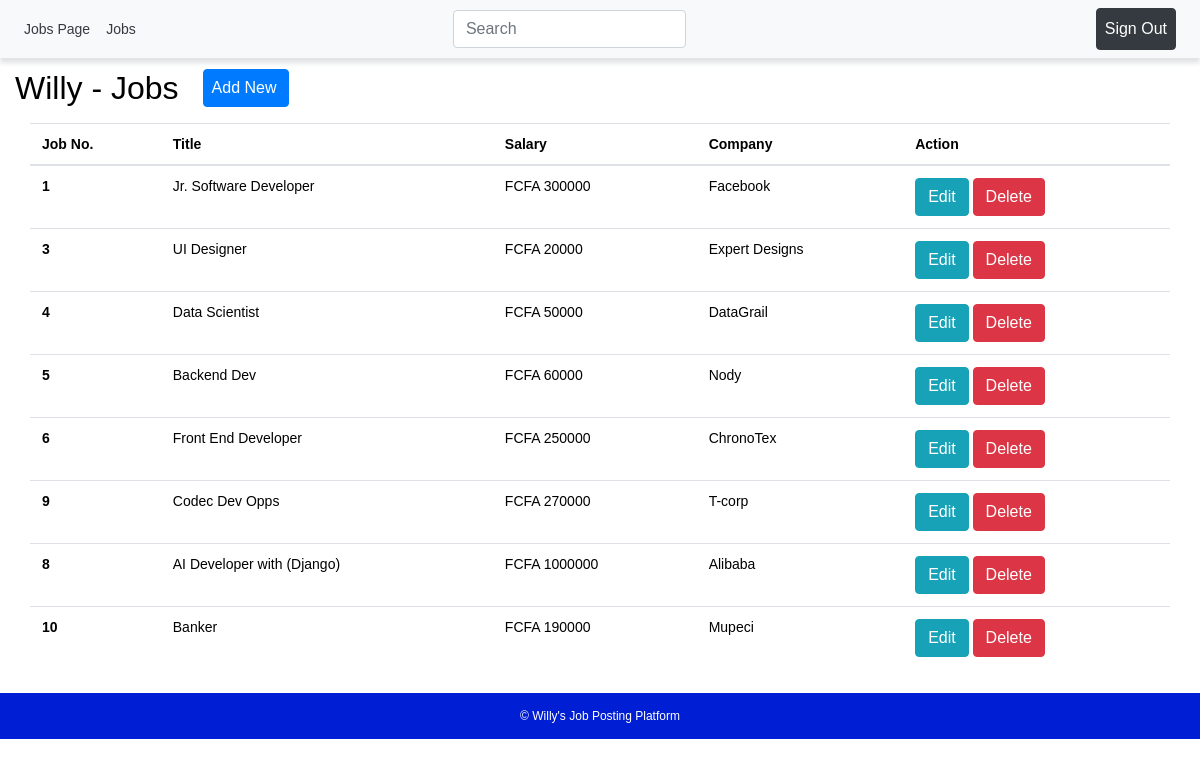
/components/job/view.php (signed in), run on the app's committed database.
### tables this page shows
CREATE TABLE `jobs` (
  `id` int(11) NOT NULL,
  `title` varchar(255) NOT NULL,
  `description` varchar(255) NOT NULL,
  `company` varchar(50) NOT NULL,
  `salary` int(255) NOT NULL
);

### components/job/view.php (the view, shortened to what this page needs)
<?php
$path = $_SERVER['DOCUMENT_ROOT'];
$path .= "/job-portal/";
require_once($path . 'connect.php');
$ReadSql = "SELECT * FROM `jobs`";
$res = mysqli_query($connection, $ReadSql);
?>
<?php require($path . 'templates/header.php') ?>
	<div class="container-fluid my-4">
		<div class="row my-2">
			<h2>Willy - Jobs</h2>
			<a href="add.php"><button type="button" class="btn btn-primary ml-4 pl-2">Add New</button></a>
		</div>
		<table class="table ">
		<thead>
			<tr>
				<th>Job No.</th>
				<th>Title</th>
				<th>Salary</th>
				<th>Company</th>
				<th>Action</th>
			</tr>
		</thead>
		<tbody>
		<?php
		while($r = mysqli_fetch_assoc($res)){
		?>
			<tr>
				<th scope="row"><?php echo $r['id']; ?></th>
				<td><?php echo $r['title']; ?></td>
				<td>FCFA <?php echo $r['salary']; ?></td>
				<td><?php echo $r['company']; ?></td>
				<td>
					<a href="update.php?id=<?php echo $r['id']; ?>"><button type="button" class="btn btn-info">Edit</button></a>
					<button type="button" class="btn btn-danger btn-xs" data-toggle="modal" data-target="#myModal<?php echo $r['id']; ?>">Delete</button>
				</td>
			</tr>
		<?php } ?>
		</tbody>
		</table>
	</div>
<?php require($path . 'templates/footer.php') ?>

### css/style.css (style rules this page uses)
* { color: black; }
html, body { height: 100%; }

### templates/header.php (style rules this page uses)
body { font: 14px sans-serif; }

### data on the page
jobs: id "1", title "Jr. Software Developer", salary "300000", company "Facebook"
jobs: id "3", title "UI Designer", salary "20000", company "Expert Designs"
jobs: id "4", title "Data Scientist", salary "50000", company "DataGrail"
jobs: id "5", title "Backend Dev", salary "60000", company "Nody"
jobs: id "6", title "Front End Developer", salary "250000", company "ChronoTex"
jobs: id "9", title "Codec Dev Opps", salary "270000", company "T-corp"
jobs: id "8", title "AI Developer with (Django)", salary "1000000", company "Alibaba"
jobs: id "10", title "Banker", salary "190000", company "Mupeci"
